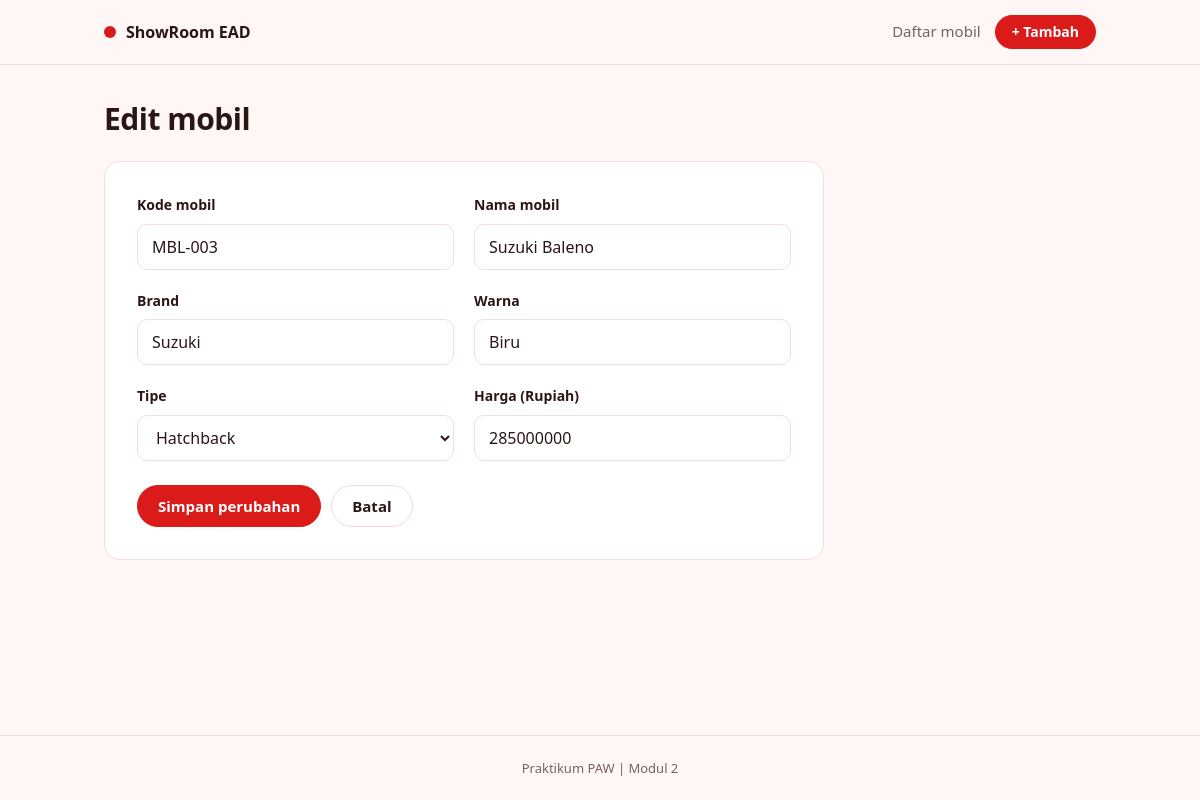
The page /update.php?id=3 on the database its author committed.
### tables this page shows
CREATE TABLE `showroom_mobil` (
  `id` int(10) UNSIGNED NOT NULL,
  `kode_mobil` varchar(20) NOT NULL,
  `nama_mobil` varchar(100) NOT NULL,
  `brand_mobil` varchar(50) NOT NULL,
  `warna_mobil` varchar(30) NOT NULL,
  `tipe_mobil` varchar(20) NOT NULL,
  `harga_mobil` decimal(13,2) NOT NULL,
  `created_at` timestamp NOT NULL DEFAULT current_timestamp()
);

### functions.php (called while the page is built, shortened)
<?php
$pilihan_tipe = ['MPV', 'SUV', 'Sedan', 'Hatchback'];
function h($teks)
{
    return htmlspecialchars((string) $teks, ENT_QUOTES, 'UTF-8');
}
function input($sumber, $nama)
{
    if (isset($sumber[$nama]) && is_string($sumber[$nama])) {
        return trim($sumber[$nama]);
    }
    return '';
}
function cari_mobil($conn, $id)
{
    $stmt = $conn->prepare('SELECT * FROM showroom_mobil WHERE id = ?');
    $stmt->execute([$id]);
    return $stmt->get_result()->fetch_assoc();
}

### form_mobil.php (the view, shortened to what this page needs)
<div class="fields">
    <div class="field">
        <label for="kode_mobil">Kode mobil</label>
        <input class="kapital" type="text" id="kode_mobil" name="kode_mobil" maxlength="20" placeholder="MBL-001" value="<?= h($mobil['kode_mobil']) ?>">
    </div>
    <div class="field">
        <label for="nama_mobil">Nama mobil</label>
        <input type="text" id="nama_mobil" name="nama_mobil" maxlength="100" placeholder="Avanza Veloz" value="<?= h($mobil['nama_mobil']) ?>">
    </div>
    <div class="field">
        <label for="brand_mobil">Brand</label>
        <input type="text" id="brand_mobil" name="brand_mobil" maxlength="50" placeholder="Toyota" value="<?= h($mobil['brand_mobil']) ?>">
    </div>
    <div class="field">
        <label for="warna_mobil">Warna</label>
        <input type="text" id="warna_mobil" name="warna_mobil" maxlength="30" placeholder="Putih" value="<?= h($mobil['warna_mobil']) ?>">
    </div>
    <div class="field">
        <label for="tipe_mobil">Tipe</label>
        <select id="tipe_mobil" name="tipe_mobil">
            <?php foreach ($pilihan_tipe as $tipe): ?>
                <option value="<?= h($tipe) ?>" <?= $tipe === $mobil['tipe_mobil'] ? 'selected' : '' ?>><?= h($tipe) ?></option>
            <?php endforeach ?>
        </select>
    </div>
    <div class="field">
        <label for="harga_mobil">Harga (Rupiah)</label>
        <input type="number" id="harga_mobil" name="harga_mobil" min="1" step="0.01" placeholder="310000000" value="<?= h($mobil['harga_mobil']) ?>">
    </div>
</div>

### styles.css (style rules this page uses)
:root { --merah: #DB1A1A; --merah-tua: #B91414; --latar: #FFF6F6; --putih: #FFFFFF; --merah-muda: #FDE9E9; --garis: #F4DDDD; --teks: #2B1616; --teks-pudar: #7A6060; }
* { box-sizing: border-box; }
body { margin: 0; background: var(--latar); color: var(--teks); font: 16px/1.55 system-ui, -apple-system, "Segoe UI", Roboto, Arial, sans-serif; }
input, select { width: 100%; height: 46px; padding: 0 14px; border: 1px solid var(--garis); border-radius: 10px; background: var(--putih); color: var(--teks); font: inherit; }
input::placeholder { color: #B9A3A3; }
.kapital { text-transform: uppercase; }
.kapital::placeholder { text-transform: none; }
label { display: block; margin-bottom: 8px; font-size: 14px; font-weight: 600; }
.fields { display: grid; grid-template-columns: 1fr 1fr; gap: 20px; }

### rows shown on the page
showroom_mobil: kode_mobil "MBL-003", nama_mobil "Suzuki Baleno", brand_mobil "Suzuki", warna_mobil "Biru", harga_mobil "285000000"

### other values the page prints
form field tipe_mobil "Hatchback"
